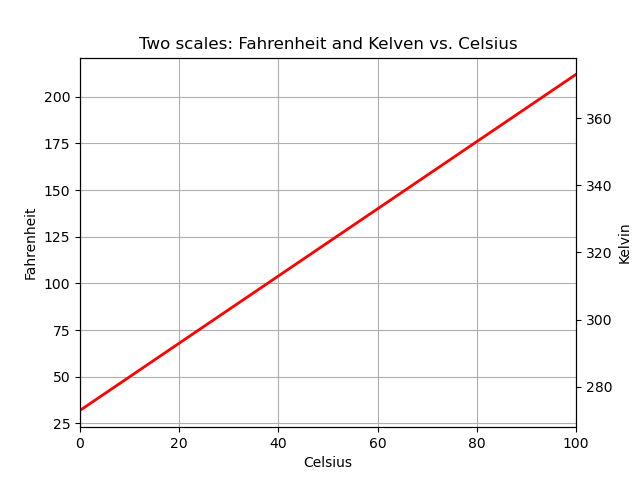

This chart was generated by the following Python code:
#------------------------------------------------
#    CH_12_13_4_EX_1_Pyplot_Ax_Multiple_Scale.py
#------------------------------------------------
import matplotlib.pyplot as plt
import numpy as np
#
C_temp = np.linspace(0., 100., 101)
F_temp = (9./5.)*C_temp + 32.
K_temp = C_temp + 273.
#
fig1 = plt.figure(1)
#----- 左方 Fahrenheit~ Celsius 溫標
ax_f = plt.subplot(1,1,1)
ax_f.plot(C_temp, F_temp, 'r-', lw = 2)
ax_f.set_xlim(0., 100.)
ax_f.grid('on')
ax_f.set_title('Two scales: Fahrenheit and Kelven vs. Celsius')
ax_f.set_ylabel('Fahrenheit')
ax_f.set_xlabel('Celsius')
#----- 右方 Kelvin~ Celsius 溫標
y1f, y2f = ax_f.get_ylim()
y1K = (5./9.)*(y1f - 32) + 273
y2K = (5./9.)*(y2f - 32) + 273
ax_K = ax_f.twinx()
ax_K.set_ylim(y1K, y2K)
ax_K.figure.canvas.draw()
ax_K.set_ylabel('Kelvin')
#
plt.savefig('CH_12_13_4_EX_1_Pyplot_Ax_Multiple_Scale.png')
plt.show()
















































































	


